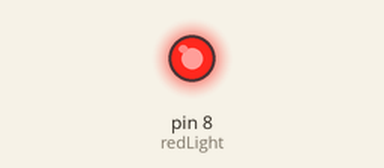
Recording of a sketch running on a simulated Arduino Uno, built with avr-gcc and run on an emulated ATmega328P. Parts: output pins drawn as LEDs (lit = HIGH).

Above: at 0.75 s.
At 3.4 s:
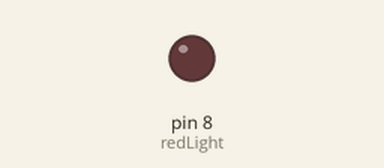
Timing chart, 0 to 5.2 s (numbered marks = the images above):
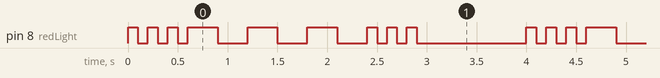

The sketch:

sketch_feb5c.ino
```cpp
int redLight = 8;
int dit = 100;
int dah = 300;
int longWait = 1000;

void setup() {
  pinMode(redLight, OUTPUT);
}

void loop() {
  digitalWrite(redLight, HIGH);
  delay(dit);
  digitalWrite(redLight, LOW);
  delay(dit);
  digitalWrite(redLight, HIGH);
  delay(dit);
  digitalWrite(redLight, LOW);
  delay(dit);
  digitalWrite(redLight, HIGH);
  delay(dit);
  digitalWrite(redLight, LOW);
  delay(dit);

  digitalWrite(redLight, HIGH);
  delay(dah);
  digitalWrite(redLight, LOW);
  delay(dah);
  digitalWrite(redLight, HIGH);
  delay(dah);
  digitalWrite(redLight, LOW);
  delay(dah);
  digitalWrite(redLight, HIGH);
  delay(dah);
  digitalWrite(redLight, LOW);
  delay(dah);

  digitalWrite(redLight, HIGH);
  delay(dit);
  digitalWrite(redLight, LOW);
  delay(dit);
  digitalWrite(redLight, HIGH);
  delay(dit);
  digitalWrite(redLight, LOW);
  delay(dit);
  digitalWrite(redLight, HIGH);
  delay(dit);
  digitalWrite(redLight, LOW);
  delay(dit);

  delay(longWait);
}
```

Measured:
- by itself, pin 8 (redLight): repeats every 4.0 s: 2 × (LOW 0.10 s, HIGH 0.10 s), LOW 0.10 s, 3 × (HIGH 0.30 s, LOW 0.30 s), 2 × (HIGH 0.10 s, LOW 0.10 s), HIGH 0.10 s, LOW 1.1 s, HIGH 0.10 s
- by itself, everything shown: repeats every 4.0 s, in 18 steps
